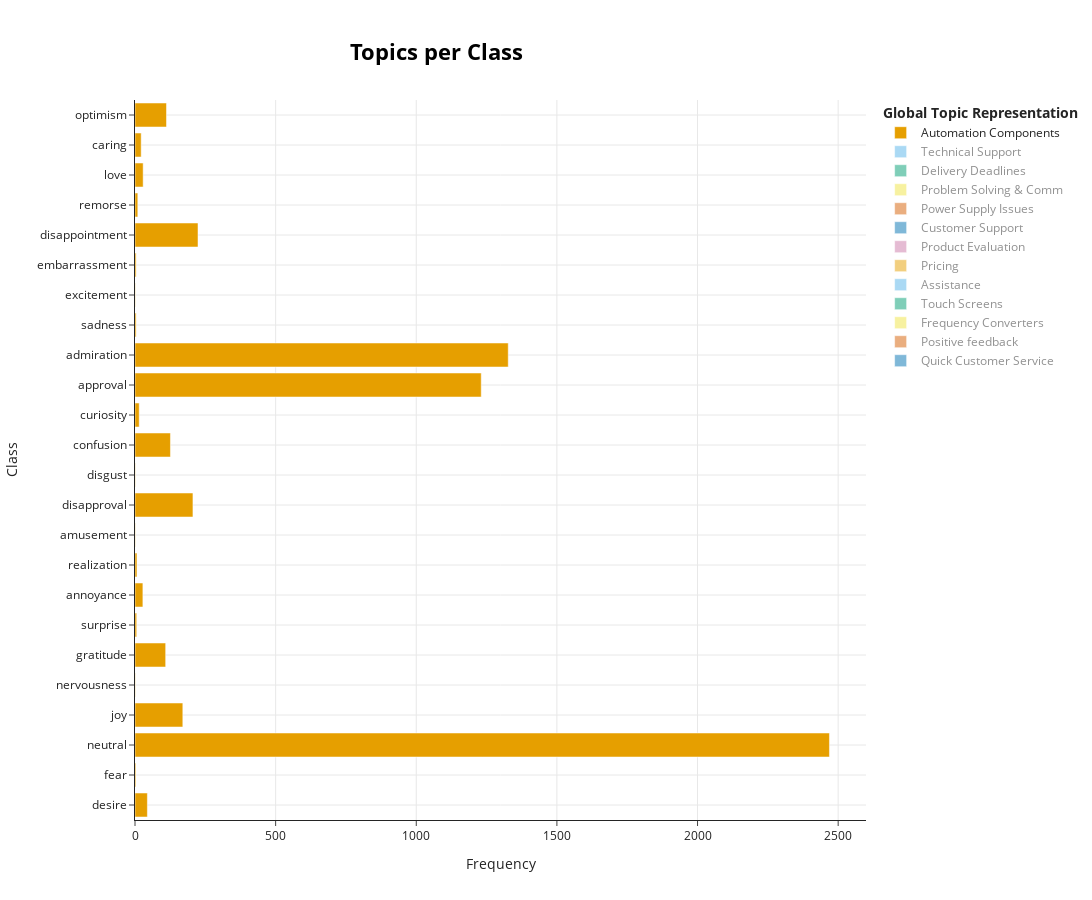

Notebook cell for this chart:
### Code cell
# visualize the topic representation of major topics per class:
topics_per_emotion = topic_model_merged.topics_per_class(df3["allComment"].astype(str).tolist(), classes=df3.single_emotion_label.to_list())
topic_model_merged.visualize_topics_per_class(topics_per_emotion, top_n_topics=30, custom_labels=True)

### Figure 1 — Plotly figure (JSON) as saved in the notebook; plotly's stock layout.template omitted (floating-point values rounded to 4 significant figures)
{"data": [{"hoverinfo": "text", "hovertext": ["<b>Topic 0</b><br>Words: technical support, electric, controllers, technical, contractor", "<b>Topic 0</b><br>Words: technical support, switchboards, quality, motors, zb5", "<b>Topic 0</b><br>Words: technical support, siemens, switches, servo, technical", "<b>Topic 0</b><br>Words: electric, products, customer service, contactors, company", "<b>Topic 0</b><br>Words: touch panel, pfxgp4401tad, font, programmable, software", "<b>Topic 0</b><br>Words: technical support, customer service, repair, equipment, service", "<b>Topic 0</b><br>Words: siemens, electric, breakers, prices, customer support", "<b>Topic 0</b><br>Words: electric, servo, metering, customer service, problems", "<b>Topic 0</b><br>Words: servo motors, servo, motors, control, hardware", "<b>Topic 0</b><br>Words: technical support, programmable logic controller, service, technical, remotely", "<b>Topic 0</b><br>Words: technical support, programmable logic controller, unity, programmable, controller", "<b>Topic 0</b><br>Words: products, websites, brand, product, equipment", "<b>Topic 0</b><br>Words: products, pricing, components, catalog, touch panel", "<b>Topic 0</b><br>Words: reliability, technology, inverter, inverters, servo", "<b>Topic 0</b><br>Words: technical support, equipment, products, sales, inverters", "<b>Topic 0</b><br>Words: technical support, customer service, reliability, reliable, equipment", "<b>Topic 0</b><br>Words: products, manufacture, product, factories, suppliers", "<b>Topic 0</b><br>Words: rate, technical support, siemens, products, technical", "<b>Topic 0</b><br>Words: suppliers, supplier, distributor, warranty, parts", "<b>Topic 0</b><br>Words: servo motors, servo, programmable logic controller, technical support, motors", "<b>Topic 0</b><br>Words: software, inverters, components, customer service, consultant", "<b>Topic 0</b><br>Words: programmable logic controller, programmable, controller, designing, programming", "<b>Topic 0</b><br>Words: technical support, products, sales service, updates, product line", "<b>Topic 0</b><br>Words: technical support, siemens, inverter, inverters, warranty"], "marker": {"color": "#E69F00"}, "name": "Automation Components", "orientation": "h", "type": "bar", "visible": true, "x": [44, 3, 2469, 170, 1, 109, 6, 28, 7, 1, 206, 1, 126, 15, 1231, 1327, 4, 1, 4, 224, 10, 29, 22, 112], "y": ["desire", "fear", "neutral", "joy", "nervousness", "gratitude", "surprise", "annoyance", "realization", "amusement", "disapproval", "disgust", "confusion", "curiosity", "approval", "admiration", "sadness", "excitement", "embarrassment", "disappointment", "remorse", "love", "caring", "optimism"]}, {"hoverinfo": "text", "hovertext": ["<b>Topic 1</b><br>Words: checkpoints, feedback, complaints, responding, responded", "<b>Topic 1</b><br>Words: technical support, responsiveness, resources, assistance, requests", "<b>Topic 1</b><br>Words: response time, technical support, responses, customer service, technician", "<b>Topic 1</b><br>Words: telephone, service, call, technical support, monitoring", "<b>Topic 1</b><br>Words: response time, communication, response, quick response, chat", "<b>Topic 1</b><br>Words: technical support, customer service, technician, technicians, contact", "<b>Topic 1</b><br>Words: courtesy, customer service, call back, telephone, polite", "<b>Topic 1</b><br>Words: customer service, communicate, annoyance, telephone, polite", "<b>Topic 1</b><br>Words: information, contents, page, assistance, brake", "<b>Topic 1</b><br>Words: technical support, response time, recalled, assistance, call back", "<b>Topic 1</b><br>Words: assignment, technical support, individual, inconsistency, issues", "<b>Topic 1</b><br>Words: response time, email, mail, receiving, response", "<b>Topic 1</b><br>Words: technical support, response time, technical, support, technician", "<b>Topic 1</b><br>Words: technical support, customer service, technicians, technical, technician", "<b>Topic 1</b><br>Words: miserable, administration, breaker, technical support, painful", "<b>Topic 1</b><br>Words: enthusiastic, technical support, technical, tech, technicians", "<b>Topic 1</b><br>Words: technical support, messages, technician, technical, assistance", "<b>Topic 1</b><br>Words: questions, stupid, stop, question, inquiry", "<b>Topic 1</b><br>Words: support, technical support, response time, response, email", "<b>Topic 1</b><br>Words: service, customer service, support, friendliness, health", "<b>Topic 1</b><br>Words: technical support, support, assistance, consultation, response time", "<b>Topic 1</b><br>Words: technical support, contact, technical, technician, technology"], "marker": {"color": "#56B4E9"}, "name": "Technical Support", "orientation": "h", "type": "bar", "visible": "legendonly", "x": [14, 1, 2549, 38, 4, 203, 4, 17, 2, 57, 41, 7, 583, 1077, 2, 4, 83, 1, 2, 6, 59, 32], "y": ["desire", "fear", "neutral", "joy", "nervousness", "gratitude", "surprise", "annoyance", "realization", "disapproval", "confusion", "curiosity", "approval", "admiration", "sadness", "excitement", "disappointment", "anger", "remorse", "love", "caring", "optimism"]}, {"hoverinfo": "text", "hovertext": ["<b>Topic 2</b><br>Words: delivery time, deliveries, delivery date, delivery, shipping", "<b>Topic 2</b><br>Words: delivery time, deliveries, delivery, sales service, orders", "<b>Topic 2</b><br>Words: delivery date, delivery time, deliveries, delivery, delays", "<b>Topic 2</b><br>Words: delivery time, deliveries, delivery, delivery date, delays", "<b>Topic 2</b><br>Words: delivery time, deliveries, delivery date, delivery, delays", "<b>Topic 2</b><br>Words: delivery date, deliveries, delivery time, delivery, shipping", "<b>Topic 2</b><br>Words: delivery time, delivery date, deliveries, delivery, arrive", "<b>Topic 2</b><br>Words: delivery time, delivery date, delays, deliveries, delivery", "<b>Topic 2</b><br>Words: delivery date, delivery, orders, order, scheduled", "<b>Topic 2</b><br>Words: delivery time, deliveries, delivery, delivery date, deliver", "<b>Topic 2</b><br>Words: delivery time, delivery date, deliveries, delivery, deliver", "<b>Topic 2</b><br>Words: delivery time, deliveries, delivery date, delivery, delays", "<b>Topic 2</b><br>Words: deliveries, delivery time, delivery, shipping, delivery date", "<b>Topic 2</b><br>Words: deliveries, delivery, invoice, arrives, envelope", "<b>Topic 2</b><br>Words: delivery time, deliveries, delivery date, delivery, invoice", "<b>Topic 2</b><br>Words: deliveries, delivery time, delivery, delays, delivery date", "<b>Topic 2</b><br>Words: shipment, deliveries, missing, boxes, delivery", "<b>Topic 2</b><br>Words: delivery time, delivery date, delivery, deliveries, deliver", "<b>Topic 2</b><br>Words: courier, brt, deliveries, delivery time, delivery", "<b>Topic 2</b><br>Words: delivery time, delivery date, deliveries, delivery, delays", "<b>Topic 2</b><br>Words: delivery time, delivery, deliveries, shipping, delivered", "<b>Topic 2</b><br>Words: feedback, deliveries, delivery date, delivery, delivery time", "<b>Topic 2</b><br>Words: delivery time, deliveries, delivery, logistics, packaging", "<b>Topic 2</b><br>Words: delivery time, delays, delivery date, delayed, deliveries"], "marker": {"color": "#009E73"}, "name": "Delivery Deadlines", "orientation": "h", "type": "bar", "visible": "legendonly", "x": [16, 8, 2502, 32, 2, 84, 6, 40, 6, 2, 108, 2, 80, 9, 463, 251, 4, 2, 1, 356, 5, 2, 15, 48], "y": ["desire", "fear", "neutral", "joy", "nervousness", "gratitude", "surprise", "annoyance", "realization", "amusement", "disapproval", "disgust", "confusion", "curiosity", "approval", "admiration", "sadness", "excitement", "embarrassment", "disappointment", "remorse", "love", "caring", "optimism"]}, {"hoverinfo": "text", "hovertext": ["<b>Topic 3</b><br>Words: inquiries, respond, inquiry, response, communication", "<b>Topic 3</b><br>Words: answers, answered, answer, quick response, explained", "<b>Topic 3</b><br>Words: response, inquiries, sincerely, responded, respond", "<b>Topic 3</b><br>Words: inquiries, polite, responded, contacted, response", "<b>Topic 3</b><br>Words: shape, model, accurately, answers, precise", "<b>Topic 3</b><br>Words: stop, questions, respond, asked, answered", "<b>Topic 3</b><br>Words: promptly, immediate, immediately, realization, solutions", "<b>Topic 3</b><br>Words: incomplete, inadequate, solutions, feedback, inquiry", "<b>Topic 3</b><br>Words: answers, unclear, answered, clear, response", "<b>Topic 3</b><br>Words: inquiries, inquiry, questions, inquired, answers", "<b>Topic 3</b><br>Words: inquiry, answered, straightforward, answers, polite", "<b>Topic 3</b><br>Words: polite, politely, manner, pleased, replying", "<b>Topic 3</b><br>Words: merry, christmas, inquiries, questions, asked", "<b>Topic 3</b><br>Words: inquiry, answered, clarified, explained, response", "<b>Topic 3</b><br>Words: problem, solutions, solve problem, patiently, solution", "<b>Topic 3</b><br>Words: accurately, accurate, solve problem, answers, solutions"], "marker": {"color": "#F0E442"}, "name": "Problem Solving & Comm", "orientation": "h", "type": "bar", "visible": "legendonly", "x": [4, 501, 10, 72, 2, 1, 2, 10, 12, 1, 395, 46, 1, 12, 8, 2], "y": ["desire", "neutral", "joy", "gratitude", "surprise", "annoyance", "realization", "disapproval", "confusion", "curiosity", "approval", "admiration", "excitement", "disappointment", "caring", "optimism"]}, {"hoverinfo": "text", "hovertext": ["<b>Topic 4</b><br>Words: faulty, issue, error, ups5000, fix", "<b>Topic 4</b><br>Words: ups, warranty, uninterruptible power supply, apc, technical support", "<b>Topic 4</b><br>Words: complaint, faulty, resolved, issue, components", "<b>Topic 4</b><br>Words: ups, troubleshooting, uninterruptible power supply, repair, troubleshoot", "<b>Topic 4</b><br>Words: xvsv7bbn, uninterruptible power supply, troubleshooting, audio, ups", "<b>Topic 4</b><br>Words: troubleshooting, troubleshoot, complaint, ups, repair", "<b>Topic 4</b><br>Words: resolved, error, vfd, hp, solution", "<b>Topic 4</b><br>Words: maintenance, repair, warranty, battery, faulty", "<b>Topic 4</b><br>Words: troubleshooting, technical support, support, resolved, repair", "<b>Topic 4</b><br>Words: ups, uninterruptible power supply, warranty, repair, apc", "<b>Topic 4</b><br>Words: warranty, repaired, maintenance, repair, fuse", "<b>Topic 4</b><br>Words: ups, uninterruptible power supply, maintenance, technical support, batteries", "<b>Topic 4</b><br>Words: ups, uninterruptible power supply, power supply, reliability, warranty", "<b>Topic 4</b><br>Words: recovered, repair, broken, licenses, failure", "<b>Topic 4</b><br>Words: batteries, battery, ups, replaced, uninterruptible power supply", "<b>Topic 4</b><br>Words: error, troubleshooting, agency, fault, damages", "<b>Topic 4</b><br>Words: ups, technical support, uninterruptible power supply, troubleshooting, power supply", "<b>Topic 4</b><br>Words: troubleshooting, issue, error, repair, problem", "<b>Topic 4</b><br>Words: apc, ups, uninterruptible power supply, technical support, products", "<b>Topic 4</b><br>Words: repair, troubleshooting, repairs, technical support, defective", "<b>Topic 4</b><br>Words: repair, ups, complaint, defects, apc"], "marker": {"color": "#D55E00"}, "name": "Power Supply Issues", "orientation": "h", "type": "bar", "visible": "legendonly", "x": [8, 462, 8, 90, 2, 4, 3, 30, 1, 21, 4, 186, 73, 1, 1, 1, 66, 3, 2, 8, 11], "y": ["desire", "neutral", "joy", "gratitude", "surprise", "annoyance", "realization", "disapproval", "relief", "confusion", "curiosity", "approval", "admiration", "sadness", "excitement", "embarrassment", "disappointment", "remorse", "love", "caring", "optimism"]}, {"hoverinfo": "text", "hovertext": ["<b>Topic 5</b><br>Words: technical support, promotional, sales, products, customers", "<b>Topic 5</b><br>Words: technical support, quality, customer service, reliability, services", "<b>Topic 5</b><br>Words: technical support, service support, technical service, reliability, support", "<b>Topic 5</b><br>Words: customer service, technical support, customers, reliable, manufacturers", "<b>Topic 5</b><br>Words: quality, reliability, reliable, materials, availability", "<b>Topic 5</b><br>Words: technical support, reliability, reliable, quality, supports", "<b>Topic 5</b><br>Words: reliability, reliable, technical support, products, product", "<b>Topic 5</b><br>Words: reliable, technical support, reliability, products, quality", "<b>Topic 5</b><br>Words: technical support, technical service, customer service, reliable, reliability", "<b>Topic 5</b><br>Words: reliability, reliable, technical support, quality, technology", "<b>Topic 5</b><br>Words: reliable, quality, reliability, product, products", "<b>Topic 5</b><br>Words: cooperation, feedback, fine, technical support, issues", "<b>Topic 5</b><br>Words: reliable, reliability, quality, technical support, stable"], "marker": {"color": "#0072B2"}, "name": "Customer Support", "orientation": "h", "type": "bar", "visible": "legendonly", "x": [1, 192, 15, 11, 1, 18, 3, 248, 310, 12, 5, 3, 6], "y": ["desire", "neutral", "joy", "gratitude", "annoyance", "disapproval", "confusion", "approval", "admiration", "disappointment", "love", "caring", "optimism"]}, {"hoverinfo": "text", "hovertext": ["<b>Topic 6</b><br>Words: quality, products, pricing, product, rating", "<b>Topic 6</b><br>Words: rating, performance, quality, reliability, score", "<b>Topic 6</b><br>Words: pricing, customer support, quality, prices, satisfactory", "<b>Topic 6</b><br>Words: rating, ratings, quality, performance, pricing", "<b>Topic 6</b><br>Words: performance, rating, improvement, quality, pricing", "<b>Topic 6</b><br>Words: oil, prices, quality, cost, pricing", "<b>Topic 6</b><br>Words: zero, qa, rating, certification, score", "<b>Topic 6</b><br>Words: rating, quality, rate, feedback, sales", "<b>Topic 6</b><br>Words: prices, pricing, bad, discounts, price", "<b>Topic 6</b><br>Words: quality, pricing, rating, rate, evaluation", "<b>Topic 6</b><br>Words: rating, pricing, quality, prices, affordable", "<b>Topic 6</b><br>Words: rating, quality, reliability, performance, pricing", "<b>Topic 6</b><br>Words: rating, quality, evaluated, performance, score", "<b>Topic 6</b><br>Words: products, product, manufacturers, quality, overall", "<b>Topic 6</b><br>Words: products, efficiency, customer service, sales, performance", "<b>Topic 6</b><br>Words: rating, prices, performance, review, technical support"], "marker": {"color": "#CC79A7"}, "name": "Product Evaluation", "orientation": "h", "type": "bar", "visible": "legendonly", "x": [5, 207, 14, 7, 2, 1, 1, 32, 1, 9, 125, 265, 18, 4, 1, 15], "y": ["desire", "neutral", "joy", "gratitude", "annoyance", "realization", "amusement", "disapproval", "disgust", "confusion", "approval", "admiration", "disappointment", "love", "caring", "optimism"]}, {"hoverinfo": "text", "hovertext": ["<b>Topic 7</b><br>Words: pricing, prices, discount, price, invoice", "<b>Topic 7</b><br>Words: response time, delay, quotations, quotation, quotes", "<b>Topic 7</b><br>Words: quotation, text, payment, order, ordering", "<b>Topic 7</b><br>Words: pricing, prices, price, discount, increase", "<b>Topic 7</b><br>Words: pricing, invoice, orders, prices, order", "<b>Topic 7</b><br>Words: covd, orders, order, promptly, staffing", "<b>Topic 7</b><br>Words: quotations, quotation, emails, send, bidding", "<b>Topic 7</b><br>Words: quotation, quote, response time, replying, response", "<b>Topic 7</b><br>Words: pricing, prices, price, catalog, negotiate", "<b>Topic 7</b><br>Words: invoices, invoice, invoiced, pricing, payment", "<b>Topic 7</b><br>Words: quotes, quotation, quotations, response time, pricing", "<b>Topic 7</b><br>Words: invoices, invoice, customer support, payment, delivery date", "<b>Topic 7</b><br>Words: quotations, quotes, quotation, received, contact", "<b>Topic 7</b><br>Words: invoices, invoice, payment, purchase, pricing"], "marker": {"color": "#E69F00"}, "name": "Pricing", "orientation": "h", "type": "bar", "visible": "legendonly", "x": [336, 2, 11, 3, 7, 1, 25, 15, 4, 45, 38, 25, 3, 4], "y": ["neutral", "joy", "gratitude", "surprise", "annoyance", "realization", "disapproval", "confusion", "curiosity", "approval", "admiration", "disappointment", "caring", "optimism"]}, {"hoverinfo": "text", "hovertext": ["<b>Topic 8</b><br>Words: flexible, responsively, responsiveness, want, responsive", "<b>Topic 8</b><br>Words: feedback, responsiveness, responsive, efficiently, accuracy", "<b>Topic 8</b><br>Words: responsiveness, responsively, timely, rapid, quickly", "<b>Topic 8</b><br>Words: timely, unexpected, quickly, assistance, immediate", "<b>Topic 8</b><br>Words: feedback, lack, responsiveness, quality, response", "<b>Topic 8</b><br>Words: response time, feedback, processing, speed, commitment", "<b>Topic 8</b><br>Words: advice, guidance, advise, competent, competently", "<b>Topic 8</b><br>Words: responsiveness, responsively, responsive, effective, effectiveness", "<b>Topic 8</b><br>Words: assisted, assistance, helped, helpful, help", "<b>Topic 8</b><br>Words: responsiveness, feedback, responsively, responsive, slow", "<b>Topic 8</b><br>Words: helped, assistance, helpful, timely, quickly", "<b>Topic 8</b><br>Words: carpentry, efficient, efficiency, fast, rapid"], "marker": {"color": "#56B4E9"}, "name": "Assistance", "orientation": "h", "type": "bar", "visible": "legendonly", "x": [1, 166, 16, 1, 1, 2, 59, 84, 1, 6, 14, 1], "y": ["desire", "neutral", "gratitude", "surprise", "annoyance", "disapproval", "approval", "admiration", "sadness", "disappointment", "caring", "optimism"]}, {"hoverinfo": "text", "hovertext": ["<b>Topic 9</b><br>Words: touch screen, touch panel, screen, screens, datasheets", "<b>Topic 9</b><br>Words: plc, touch panel, siemens, panel, lamp", "<b>Topic 9</b><br>Words: touch panel, manufacturers, touch screen, manufacturer, siemens", "<b>Topic 9</b><br>Words: touch panel, touch screen, displays, screens, gp4000", "<b>Topic 9</b><br>Words: gp2501, propb3, gpproex, touch panel, touch screen", "<b>Topic 9</b><br>Words: pfxgp4301tad, pfxgp4501tad, gp4300, gp4000, gpproex", "<b>Topic 9</b><br>Words: invoices, invoicing, siemens, touch panel, certificates", "<b>Topic 9</b><br>Words: oem, technical support, siemens, software, usability", "<b>Topic 9</b><br>Words: screen, touch screen, outdated, screens, indecent", "<b>Topic 9</b><br>Words: touch panel, firmware, merger, manufacturers, contact person", "<b>Topic 9</b><br>Words: catalogue, backplates, costs, siemens, cabinets", "<b>Topic 9</b><br>Words: displays, touch screen, screens, touch panel, gp4000", "<b>Topic 9</b><br>Words: siemens, bpx, tsx, companies, displays", "<b>Topic 9</b><br>Words: pfxpu2bdcd8bj0nn00, sp5000, connect, sequencer, proface", "<b>Topic 9</b><br>Words: touch panel, touch screen, panel, reliability, touch", "<b>Topic 9</b><br>Words: siemens, companies, ab, greedy, manufacturers", "<b>Topic 9</b><br>Words: gp430, gp4301, touch screen, touch panel, gp4000"], "marker": {"color": "#009E73"}, "name": "Touch Screens", "orientation": "h", "type": "bar", "visible": "legendonly", "x": [6, 1, 161, 3, 2, 4, 2, 13, 1, 7, 3, 40, 23, 1, 9, 1, 11], "y": ["desire", "fear", "neutral", "joy", "nervousness", "gratitude", "annoyance", "disapproval", "disgust", "confusion", "curiosity", "approval", "admiration", "sadness", "disappointment", "caring", "optimism"]}, {"hoverinfo": "text", "hovertext": ["<b>Topic 10</b><br>Words: frequency converters, converters, converter, frequency, technical support", "<b>Topic 10</b><br>Words: frequency converters, converters, converter, frequency, quality", "<b>Topic 10</b><br>Words: frequency converters, converters, converter, frequency, hz", "<b>Topic 10</b><br>Words: frequency converters, frequency, manufacturers, converters, complaints", "<b>Topic 10</b><br>Words: frequency converters, technical support, customer service, converters, reliability", "<b>Topic 10</b><br>Words: frequency converters, converters, frequency, fuses, equipment", "<b>Topic 10</b><br>Words: frequency converters, frequency, converters, performance, drivers", "<b>Topic 10</b><br>Words: frequency converters, converters, frequency, converter, reason", "<b>Topic 10</b><br>Words: frequency converters, contactors, technical support, converters, customer support", "<b>Topic 10</b><br>Words: frequency converters, converters, customer support, converter, customer service", "<b>Topic 10</b><br>Words: frequency converters, converters, frequency, customer service, availability", "<b>Topic 10</b><br>Words: frequency converters, electrical, electric, converters, converter", "<b>Topic 10</b><br>Words: frequency converters, frequency, converters, converter, noisy"], "marker": {"color": "#F0E442"}, "name": "Frequency Converters", "orientation": "h", "type": "bar", "visible": "legendonly", "x": [72, 5, 6, 2, 2, 13, 8, 1, 52, 55, 23, 1, 2], "y": ["neutral", "joy", "gratitude", "surprise", "annoyance", "disapproval", "confusion", "curiosity", "approval", "admiration", "disappointment", "love", "optimism"]}, {"hoverinfo": "text", "hovertext": ["<b>Topic 11</b><br>Words: service, welcome, appreciate, excellent, helpful", "<b>Topic 11</b><br>Words: service, excellent, appreciate, welcome, helpful"], "marker": {"color": "#D55E00"}, "name": "Positive feedback", "orientation": "h", "type": "bar", "visible": "legendonly", "x": [16, 118], "y": ["gratitude", "admiration"]}, {"hoverinfo": "text", "hovertext": ["<b>Topic 12</b><br>Words: quick response, response, quick, short, reply", "<b>Topic 12</b><br>Words: quick response, quick, response, quicker, regards", "<b>Topic 12</b><br>Words: quick response, quick, response, appreciate, fast"], "marker": {"color": "#0072B2"}, "name": "Quick Customer Service", "orientation": "h", "type": "bar", "visible": "legendonly", "x": [51, 50, 2], "y": ["neutral", "gratitude", "admiration"]}], "layout": {"height": 900, "hoverlabel": {"bgcolor": "white", "font": {"family": "Rockwell", "size": 16}}, "legend": {"title": {"text": "<b>Global Topic Representation"}}, "title": {"font": {"color": "Black", "size": 22}, "text": "<b>Topics per Class</b>", "x": 0.4, "xanchor": "center", "y": 0.95, "yanchor": "top"}, "width": 1250, "xaxis": {"showgrid": true, "title": {"text": "Frequency"}}, "yaxis": {"showgrid": true, "title": {"text": "Class"}}}}
